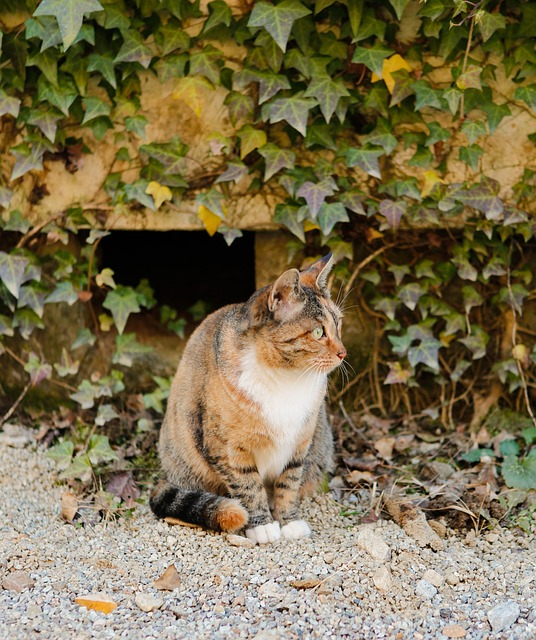
#> input picture ImgProcessing_Study/OpenCV/img.jpg, 536 x 640 px, found by its file name
$ python 05_file_Save.py
#> lines starting #> are read from the running program, lines starting #| are printed output that depends on the picture
'''
    이미지 저장
'''
import cv2
img = cv2.imread('..\ImgProcessing_Study\OpenCV\img.jpg',cv2.IMREAD_GRAYSCALE) # 흑백으로 이미지 불러오기
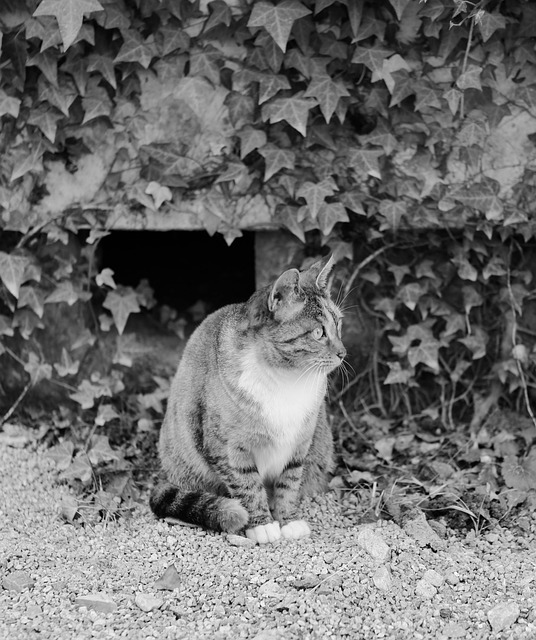
#> img: shape (640, 536); min 0, max 255, mean 110.1

# 이미지 저장
result = cv2.imwrite('img_save.jpg',img) # true 또는 false를 반환
#imwrite('파일이름.저장형식', 저장할 이미지)
print(result)
#| True

'''
    동영상 저장
'''
import cv2
cap = cv2.VideoCapture(r'..\ImgProcessing_Study\OpenCV\video.mp4')

# 동영상 파일 저장
# 코덱 정의
fourcc   = cv2.VideoWriter_fourcc(*'DIVX')

# 프레임 크기, FPS
width = round(cap.get(cv2.CAP_PROP_FRAME_WIDTH))
height = round(cap.get(cv2.CAP_PROP_FRAME_HEIGHT))
fps = cap.get(cv2.CAP_PROP_FPS)

out = cv2.VideoWriter('output.avi',fourcc,fps,(width,height))
# 저장할 파일명, 코덱,  FPS, 크기(Width,height)

while cap.isOpened():
    ret, frame = cap.read()
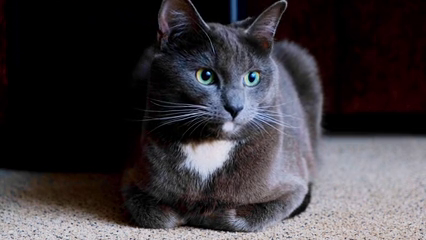
#> input picture frame 163 of ImgProcessing_Study/OpenCV/video.mp4, 426 x 240 px
#> frame is the input picture: shape (240, 426, 3); mean B, G, R 60.8, 56.8, 61.1

    if not ret :
        break

    out.write(frame) # 영상 데이터만 저장(소리X)
    cv2.imshow('video',frame)
    if cv2.waitKey(1) == ord('q'):
#> (key q is pressed here)
        break
out.release() # 자원 해제
cap.release()
cv2.destroyAllWindows()
